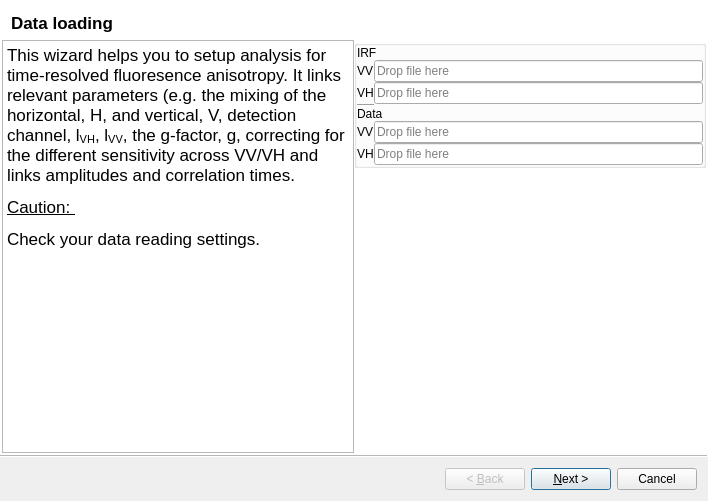
<?xml version="1.0" encoding="UTF-8"?>
<ui version="4.0">
 <class>Wizard</class>
 <widget class="QWizard" name="Wizard">
  <property name="geometry">
   <rect>
    <x>0</x>
    <y>0</y>
    <width>708</width>
    <height>501</height>
   </rect>
  </property>
  <property name="sizePolicy">
   <sizepolicy hsizetype="MinimumExpanding" vsizetype="Preferred">
    <horstretch>0</horstretch>
    <verstretch>0</verstretch>
   </sizepolicy>
  </property>
  <property name="windowTitle">
   <string>TCSPC - Anisotropy</string>
  </property>
  <property name="whatsThis">
   <string>sa</string>
  </property>
  <property name="accessibleDescription">
   <string/>
  </property>
  <property name="modal">
   <bool>false</bool>
  </property>
  <property name="wizardStyle">
   <enum>QWizard::ModernStyle</enum>
  </property>
  <widget class="QWizardPage" name="wizardPageSelectData">
   <property name="title">
    <string>Data loading</string>
   </property>
   <property name="subTitle">
    <string/>
   </property>
   <attribute name="pageId">
    <string notr="true"/>
   </attribute>
   <layout class="QGridLayout" name="gridLayout_3">
    <property name="leftMargin">
     <number>0</number>
    </property>
    <property name="topMargin">
     <number>0</number>
    </property>
    <property name="rightMargin">
     <number>0</number>
    </property>
    <property name="bottomMargin">
     <number>0</number>
    </property>
    <property name="spacing">
     <number>0</number>
    </property>
    <item row="0" column="0" rowspan="2">
     <widget class="QTextBrowser" name="textBrowser">
      <property name="sizePolicy">
       <sizepolicy hsizetype="Expanding" vsizetype="Expanding">
        <horstretch>0</horstretch>
        <verstretch>0</verstretch>
       </sizepolicy>
      </property>
      <property name="html">
       <string>&lt;!DOCTYPE HTML PUBLIC &quot;-//W3C//DTD HTML 4.0//EN&quot; &quot;http://www.w3.org/TR/REC-html40/strict.dtd&quot;&gt;
&lt;html&gt;&lt;head&gt;&lt;meta name=&quot;qrichtext&quot; content=&quot;1&quot; /&gt;&lt;style type=&quot;text/css&quot;&gt;
p, li { white-space: pre-wrap; }
&lt;/style&gt;&lt;/head&gt;&lt;body style=&quot; font-family:'.AppleSystemUIFont'; font-size:13pt; font-weight:400; font-style:normal;&quot;&gt;
&lt;p style=&quot; margin-top:12px; margin-bottom:12px; margin-left:0px; margin-right:0px; -qt-block-indent:0; text-indent:0px;&quot;&gt;This wizard helps you to setup analysis for time-resolved fluoresence anisotropy. It links relevant parameters (e.g. the mixing of the horizontal, H, and vertical, V, detection channel, l&lt;span style=&quot; vertical-align:sub;&quot;&gt;VH&lt;/span&gt;, l&lt;span style=&quot; vertical-align:sub;&quot;&gt;VV&lt;/span&gt;, the g-factor, g, correcting for the different sensitivity across VV/VH and links amplitudes and correlation times.&lt;/p&gt;
&lt;p style=&quot; margin-top:12px; margin-bottom:12px; margin-left:0px; margin-right:0px; -qt-block-indent:0; text-indent:0px;&quot;&gt;&lt;span style=&quot; text-decoration: underline;&quot;&gt;Caution: &lt;/span&gt;&lt;/p&gt;
&lt;p style=&quot; margin-top:12px; margin-bottom:12px; margin-left:0px; margin-right:0px; -qt-block-indent:0; text-indent:0px;&quot;&gt;Check your data reading settings.&lt;/p&gt;&lt;/body&gt;&lt;/html&gt;</string>
      </property>
     </widget>
    </item>
    <item row="0" column="1">
     <widget class="QGroupBox" name="groupBox_2">
      <property name="title">
       <string/>
      </property>
      <property name="checkable">
       <bool>false</bool>
      </property>
      <layout class="QVBoxLayout" name="verticalLayout">
       <property name="spacing">
        <number>0</number>
       </property>
       <property name="leftMargin">
        <number>0</number>
       </property>
       <property name="topMargin">
        <number>0</number>
       </property>
       <property name="rightMargin">
        <number>0</number>
       </property>
       <property name="bottomMargin">
        <number>0</number>
       </property>
       <item>
        <layout class="QGridLayout" name="gridLayout">
         <property name="spacing">
          <number>0</number>
         </property>
         <item row="6" column="2">
          <widget class="QLineEdit" name="lineEdit_2">
           <property name="readOnly">
            <bool>true</bool>
           </property>
           <property name="placeholderText">
            <string>Drop file here</string>
           </property>
          </widget>
         </item>
         <item row="7" column="2">
          <widget class="QLineEdit" name="lineEdit_4">
           <property name="readOnly">
            <bool>true</bool>
           </property>
           <property name="placeholderText">
            <string>Drop file here</string>
           </property>
          </widget>
         </item>
         <item row="2" column="2">
          <widget class="QLineEdit" name="lineEdit">
           <property name="text">
            <string/>
           </property>
           <property name="readOnly">
            <bool>true</bool>
           </property>
           <property name="placeholderText">
            <string>Drop file here</string>
           </property>
           <property name="clearButtonEnabled">
            <bool>false</bool>
           </property>
          </widget>
         </item>
         <item row="6" column="0">
          <widget class="QLabel" name="label_3">
           <property name="text">
            <string>VV</string>
           </property>
          </widget>
         </item>
         <item row="5" column="0" colspan="4">
          <widget class="QLabel" name="label_6">
           <property name="sizePolicy">
            <sizepolicy hsizetype="Preferred" vsizetype="Fixed">
             <horstretch>0</horstretch>
             <verstretch>0</verstretch>
            </sizepolicy>
           </property>
           <property name="text">
            <string>Data</string>
           </property>
          </widget>
         </item>
         <item row="3" column="2">
          <widget class="QLineEdit" name="lineEdit_3">
           <property name="readOnly">
            <bool>true</bool>
           </property>
           <property name="placeholderText">
            <string>Drop file here</string>
           </property>
          </widget>
         </item>
         <item row="4" column="0">
          <widget class="Line" name="line">
           <property name="orientation">
            <enum>Qt::Horizontal</enum>
           </property>
          </widget>
         </item>
         <item row="3" column="0">
          <widget class="QLabel" name="label_2">
           <property name="text">
            <string>VH</string>
           </property>
          </widget>
         </item>
         <item row="7" column="0">
          <widget class="QLabel" name="label_4">
           <property name="text">
            <string>VH</string>
           </property>
          </widget>
         </item>
         <item row="2" column="0">
          <widget class="QLabel" name="label">
           <property name="text">
            <string>VV</string>
           </property>
          </widget>
         </item>
         <item row="0" column="0" colspan="3">
          <widget class="QLabel" name="label_5">
           <property name="sizePolicy">
            <sizepolicy hsizetype="Preferred" vsizetype="Fixed">
             <horstretch>0</horstretch>
             <verstretch>0</verstretch>
            </sizepolicy>
           </property>
           <property name="text">
            <string>IRF</string>
           </property>
          </widget>
         </item>
        </layout>
       </item>
      </layout>
     </widget>
    </item>
    <item row="1" column="1">
     <spacer name="verticalSpacer_2">
      <property name="orientation">
       <enum>Qt::Vertical</enum>
      </property>
      <property name="sizeHint" stdset="0">
       <size>
        <width>20</width>
        <height>40</height>
       </size>
      </property>
     </spacer>
    </item>
   </layout>
  </widget>
  <widget class="QWizardPage" name="wizardPageNormIRF">
   <property name="title">
    <string>Normalize instrument response functions</string>
   </property>
   <property name="subTitle">
    <string/>
   </property>
   <layout class="QHBoxLayout" name="horizontalLayout">
    <property name="spacing">
     <number>0</number>
    </property>
    <property name="leftMargin">
     <number>0</number>
    </property>
    <property name="topMargin">
     <number>0</number>
    </property>
    <property name="rightMargin">
     <number>0</number>
    </property>
    <property name="bottomMargin">
     <number>0</number>
    </property>
    <item>
     <widget class="QTextEdit" name="textEdit_2">
      <property name="sizePolicy">
       <sizepolicy hsizetype="Expanding" vsizetype="Expanding">
        <horstretch>0</horstretch>
        <verstretch>0</verstretch>
       </sizepolicy>
      </property>
      <property name="html">
       <string>&lt;!DOCTYPE HTML PUBLIC &quot;-//W3C//DTD HTML 4.0//EN&quot; &quot;http://www.w3.org/TR/REC-html40/strict.dtd&quot;&gt;
&lt;html&gt;&lt;head&gt;&lt;meta name=&quot;qrichtext&quot; content=&quot;1&quot; /&gt;&lt;style type=&quot;text/css&quot;&gt;
p, li { white-space: pre-wrap; }
&lt;/style&gt;&lt;/head&gt;&lt;body style=&quot; font-family:'.AppleSystemUIFont'; font-size:13pt; font-weight:400; font-style:normal;&quot;&gt;
&lt;p style=&quot; margin-top:12px; margin-bottom:12px; margin-left:0px; margin-right:0px; -qt-block-indent:0; text-indent:0px;&quot;&gt;For global fitting of fluorescence anisotropy data collected with two seperate detectors (as done on a microscope), the instrument response functions (IRFs) have to be normalized with respected to the total photon number after background removal.&lt;/p&gt;
&lt;p style=&quot; margin-top:12px; margin-bottom:12px; margin-left:0px; margin-right:0px; -qt-block-indent:0; text-indent:0px;&quot;&gt;Move the slider into the IRF background and check the shape of the background corrected IRFs.&lt;/p&gt;&lt;/body&gt;&lt;/html&gt;</string>
      </property>
     </widget>
    </item>
    <item>
     <layout class="QGridLayout" name="gridLayout_4">
      <property name="spacing">
       <number>0</number>
      </property>
      <item row="1" column="0">
       <widget class="QLabel" name="label_7">
        <property name="text">
         <string>Bg channels</string>
        </property>
       </widget>
      </item>
      <item row="1" column="1">
       <widget class="QSpinBox" name="spinBox">
        <property name="enabled">
         <bool>true</bool>
        </property>
        <property name="maximum">
         <number>99999</number>
        </property>
       </widget>
      </item>
      <item row="1" column="2">
       <widget class="QSpinBox" name="spinBox_2">
        <property name="enabled">
         <bool>true</bool>
        </property>
        <property name="maximum">
         <number>99999</number>
        </property>
       </widget>
      </item>
      <item row="0" column="0" colspan="3">
       <layout class="QVBoxLayout" name="verticalLayout_3">
        <property name="spacing">
         <number>0</number>
        </property>
       </layout>
      </item>
     </layout>
    </item>
   </layout>
  </widget>
  <widget class="QWizardPage" name="wizardPageCorrections">
   <property name="title">
    <string>Correction factors</string>
   </property>
   <property name="subTitle">
    <string/>
   </property>
   <layout class="QGridLayout" name="gridLayout_2">
    <property name="leftMargin">
     <number>0</number>
    </property>
    <property name="topMargin">
     <number>0</number>
    </property>
    <property name="rightMargin">
     <number>0</number>
    </property>
    <property name="bottomMargin">
     <number>0</number>
    </property>
    <property name="horizontalSpacing">
     <number>0</number>
    </property>
    <item row="0" column="0">
     <widget class="QTextEdit" name="textEdit">
      <property name="sizePolicy">
       <sizepolicy hsizetype="Expanding" vsizetype="Expanding">
        <horstretch>0</horstretch>
        <verstretch>0</verstretch>
       </sizepolicy>
      </property>
      <property name="html">
       <string>&lt;!DOCTYPE HTML PUBLIC &quot;-//W3C//DTD HTML 4.0//EN&quot; &quot;http://www.w3.org/TR/REC-html40/strict.dtd&quot;&gt;
&lt;html&gt;&lt;head&gt;&lt;meta name=&quot;qrichtext&quot; content=&quot;1&quot; /&gt;&lt;style type=&quot;text/css&quot;&gt;
p, li { white-space: pre-wrap; }
&lt;/style&gt;&lt;/head&gt;&lt;body style=&quot; font-family:'.AppleSystemUIFont'; font-size:13pt; font-weight:400; font-style:normal;&quot;&gt;
&lt;p style=&quot; margin-top:12px; margin-bottom:12px; margin-left:0px; margin-right:0px; -qt-block-indent:0; text-indent:0px;&quot;&gt;The correction factors g corrects for the different sensitivty for detecting parallel and perpendicular light. The correction factors l1 and l2 describe the mixing between the parallel and the perpendicular detection channel. The correction factors are important particuallary when using high NA objectives. &lt;/p&gt;
&lt;p style=&quot; margin-top:12px; margin-bottom:12px; margin-left:0px; margin-right:0px; -qt-block-indent:0; text-indent:0px;&quot;&gt;References&lt;/p&gt;
&lt;p style=&quot; margin-top:12px; margin-bottom:12px; margin-left:0px; margin-right:0px; -qt-block-indent:0; text-indent:0px;&quot;&gt;* Time-Dependent Fluorescence Depolarization Analysis in Three-Dimensional Microspectroscopy; M Koshioka, K Sasaki, and H Masuhara; Appl. Spect., Vol. 49, Issue 2, pp. 224-228 (1995); &lt;a href=&quot;https://opg.optica.org/as/viewmedia.cfm?uri=as-49-2-224 &quot;&gt;&lt;span style=&quot; text-decoration: underline; color:#0068da;&quot;&gt;LINK&lt;/span&gt;&lt;/a&gt;&lt;/p&gt;
&lt;p style=&quot; margin-top:12px; margin-bottom:12px; margin-left:0px; margin-right:0px; -qt-block-indent:0; text-indent:0px;&quot;&gt;* Analyzing Receptor Assemblies in the Cell Membrane Using Fluorescence Anisotropy Imaging with TIRF Microscopy; M Erdelyi, J Simon, E A Barnard, C F Kaminski; PLOSOne, 2014 &lt;a href=&quot;https://journals.plos.org/plosone/article?id=10.1371/journal.pone.0100526 &quot;&gt;&lt;span style=&quot; text-decoration: underline; color:#0068da;&quot;&gt;LINK&lt;/span&gt;&lt;/a&gt;&lt;/p&gt;
&lt;p style=&quot; margin-top:12px; margin-bottom:12px; margin-left:0px; margin-right:0px; -qt-block-indent:0; text-indent:0px;&quot;&gt;Caution&lt;/p&gt;
&lt;p style=&quot; margin-top:12px; margin-bottom:12px; margin-left:0px; margin-right:0px; -qt-block-indent:0; text-indent:0px;&quot;&gt;The model convolved with the IRF. Thus, a change in the IRF changes the number of photons in the model.&lt;/p&gt;&lt;/body&gt;&lt;/html&gt;</string>
      </property>
     </widget>
    </item>
    <item row="0" column="1">
     <layout class="QVBoxLayout" name="verticalLayout_2"/>
    </item>
   </layout>
  </widget>
  <widget class="QWizardPage" name="wizardPageComponents">
   <property name="title">
    <string>Add lifetime &amp; rotational components</string>
   </property>
   <layout class="QGridLayout" name="gridLayout_6">
    <property name="leftMargin">
     <number>0</number>
    </property>
    <property name="topMargin">
     <number>0</number>
    </property>
    <property name="rightMargin">
     <number>0</number>
    </property>
    <property name="bottomMargin">
     <number>0</number>
    </property>
    <property name="spacing">
     <number>0</number>
    </property>
    <item row="0" column="1">
     <widget class="QLabel" name="label_14">
      <property name="text">
       <string>Settings</string>
      </property>
     </widget>
    </item>
    <item row="3" column="1" colspan="4">
     <widget class="QTableWidget" name="tableWidget">
      <property name="sizePolicy">
       <sizepolicy hsizetype="Expanding" vsizetype="MinimumExpanding">
        <horstretch>0</horstretch>
        <verstretch>0</verstretch>
       </sizepolicy>
      </property>
      <property name="toolTip">
       <string>Double click to delete. 
Single click to edit.</string>
      </property>
      <property name="editTriggers">
       <set>QAbstractItemView::AnyKeyPressed|QAbstractItemView::EditKeyPressed|QAbstractItemView::SelectedClicked</set>
      </property>
      <property name="sortingEnabled">
       <bool>true</bool>
      </property>
      <attribute name="horizontalHeaderStretchLastSection">
       <bool>true</bool>
      </attribute>
      <column>
       <property name="text">
        <string>Amplitude</string>
       </property>
      </column>
      <column>
       <property name="text">
        <string>Lifetime</string>
       </property>
      </column>
     </widget>
    </item>
    <item row="5" column="1" colspan="4">
     <widget class="QTableWidget" name="tableWidget_2">
      <property name="sizePolicy">
       <sizepolicy hsizetype="Expanding" vsizetype="MinimumExpanding">
        <horstretch>0</horstretch>
        <verstretch>0</verstretch>
       </sizepolicy>
      </property>
      <property name="toolTip">
       <string>Double click to delete. 
Single click to edit.</string>
      </property>
      <property name="sizeAdjustPolicy">
       <enum>QAbstractScrollArea::AdjustToContentsOnFirstShow</enum>
      </property>
      <property name="editTriggers">
       <set>QAbstractItemView::AnyKeyPressed|QAbstractItemView::EditKeyPressed|QAbstractItemView::SelectedClicked</set>
      </property>
      <property name="sortingEnabled">
       <bool>true</bool>
      </property>
      <attribute name="horizontalHeaderStretchLastSection">
       <bool>true</bool>
      </attribute>
      <column>
       <property name="text">
        <string>Amplitude</string>
       </property>
      </column>
      <column>
       <property name="text">
        <string>Rot. corr. time</string>
       </property>
      </column>
     </widget>
    </item>
    <item row="4" column="1" colspan="4">
     <layout class="QGridLayout" name="gridLayout_7">
      <property name="spacing">
       <number>0</number>
      </property>
      <item row="2" column="0">
       <widget class="QLabel" name="label_11">
        <property name="text">
         <string>Rotation</string>
        </property>
       </widget>
      </item>
      <item row="0" column="2">
       <widget class="QLabel" name="label_13">
        <property name="text">
         <string>Rot. corr. time [ns]</string>
        </property>
       </widget>
      </item>
      <item row="0" column="1">
       <widget class="QLabel" name="label_12">
        <property name="sizePolicy">
         <sizepolicy hsizetype="MinimumExpanding" vsizetype="Minimum">
          <horstretch>0</horstretch>
          <verstretch>0</verstretch>
         </sizepolicy>
        </property>
        <property name="text">
         <string>Amplitude</string>
        </property>
       </widget>
      </item>
      <item row="2" column="1">
       <widget class="QDoubleSpinBox" name="doubleSpinBox_4">
        <property name="sizePolicy">
         <sizepolicy hsizetype="MinimumExpanding" vsizetype="Fixed">
          <horstretch>0</horstretch>
          <verstretch>0</verstretch>
         </sizepolicy>
        </property>
        <property name="decimals">
         <number>3</number>
        </property>
        <property name="minimum">
         <double>0.001000000000000</double>
        </property>
        <property name="maximum">
         <double>1.000000000000000</double>
        </property>
        <property name="value">
         <double>0.500000000000000</double>
        </property>
       </widget>
      </item>
      <item row="2" column="2">
       <widget class="QDoubleSpinBox" name="doubleSpinBox_3">
        <property name="sizePolicy">
         <sizepolicy hsizetype="MinimumExpanding" vsizetype="Fixed">
          <horstretch>0</horstretch>
          <verstretch>0</verstretch>
         </sizepolicy>
        </property>
        <property name="minimum">
         <double>0.000000000000000</double>
        </property>
        <property name="maximum">
         <double>100.000000000000000</double>
        </property>
        <property name="singleStep">
         <double>0.100000000000000</double>
        </property>
        <property name="value">
         <double>0.150000000000000</double>
        </property>
       </widget>
      </item>
      <item row="1" column="4" rowspan="2">
       <widget class="QToolButton" name="toolButton_2">
        <property name="sizePolicy">
         <sizepolicy hsizetype="Minimum" vsizetype="Minimum">
          <horstretch>0</horstretch>
          <verstretch>0</verstretch>
         </sizepolicy>
        </property>
        <property name="text">
         <string>add</string>
        </property>
       </widget>
      </item>
     </layout>
    </item>
    <item row="2" column="1" colspan="4">
     <layout class="QGridLayout" name="gridLayout_5">
      <property name="spacing">
       <number>0</number>
      </property>
      <item row="3" column="0">
       <widget class="QLabel" name="label_8">
        <property name="text">
         <string>Lifetime</string>
        </property>
       </widget>
      </item>
      <item row="0" column="2">
       <widget class="QLabel" name="label_10">
        <property name="text">
         <string>Fluorescence lifetime [ns]</string>
        </property>
       </widget>
      </item>
      <item row="0" column="1">
       <widget class="QLabel" name="label_9">
        <property name="sizePolicy">
         <sizepolicy hsizetype="Minimum" vsizetype="Preferred">
          <horstretch>0</horstretch>
          <verstretch>0</verstretch>
         </sizepolicy>
        </property>
        <property name="text">
         <string>Amplitude</string>
        </property>
       </widget>
      </item>
      <item row="3" column="1">
       <widget class="QDoubleSpinBox" name="doubleSpinBox_2">
        <property name="sizePolicy">
         <sizepolicy hsizetype="MinimumExpanding" vsizetype="Fixed">
          <horstretch>0</horstretch>
          <verstretch>0</verstretch>
         </sizepolicy>
        </property>
        <property name="decimals">
         <number>3</number>
        </property>
        <property name="minimum">
         <double>0.001000000000000</double>
        </property>
        <property name="maximum">
         <double>1.000000000000000</double>
        </property>
        <property name="singleStep">
         <double>0.100000000000000</double>
        </property>
        <property name="value">
         <double>0.500000000000000</double>
        </property>
       </widget>
      </item>
      <item row="3" column="2">
       <widget class="QDoubleSpinBox" name="doubleSpinBox">
        <property name="sizePolicy">
         <sizepolicy hsizetype="MinimumExpanding" vsizetype="Fixed">
          <horstretch>0</horstretch>
          <verstretch>0</verstretch>
         </sizepolicy>
        </property>
        <property name="decimals">
         <number>3</number>
        </property>
        <property name="minimum">
         <double>0.001000000000000</double>
        </property>
        <property name="singleStep">
         <double>0.100000000000000</double>
        </property>
        <property name="value">
         <double>2.500000000000000</double>
        </property>
       </widget>
      </item>
      <item row="1" column="5" rowspan="4">
       <widget class="QToolButton" name="toolButton">
        <property name="sizePolicy">
         <sizepolicy hsizetype="Minimum" vsizetype="Minimum">
          <horstretch>0</horstretch>
          <verstretch>0</verstretch>
         </sizepolicy>
        </property>
        <property name="text">
         <string>add</string>
        </property>
       </widget>
      </item>
     </layout>
    </item>
    <item row="0" column="3">
     <widget class="QToolButton" name="toolButton_4">
      <property name="enabled">
       <bool>true</bool>
      </property>
      <property name="text">
       <string>save</string>
      </property>
     </widget>
    </item>
    <item row="0" column="2">
     <widget class="QLineEdit" name="lineEdit_5"/>
    </item>
    <item row="0" column="4">
     <widget class="QToolButton" name="toolButton_3">
      <property name="text">
       <string>load</string>
      </property>
     </widget>
    </item>
    <item row="0" column="0" rowspan="6">
     <widget class="QTextBrowser" name="textBrowser_2">
      <property name="html">
       <string>&lt;!DOCTYPE HTML PUBLIC &quot;-//W3C//DTD HTML 4.0//EN&quot; &quot;http://www.w3.org/TR/REC-html40/strict.dtd&quot;&gt;
&lt;html&gt;&lt;head&gt;&lt;meta name=&quot;qrichtext&quot; content=&quot;1&quot; /&gt;&lt;style type=&quot;text/css&quot;&gt;
p, li { white-space: pre-wrap; }
&lt;/style&gt;&lt;/head&gt;&lt;body style=&quot; font-family:'.AppleSystemUIFont'; font-size:13pt; font-weight:400; font-style:normal;&quot;&gt;
&lt;p style=&quot; margin-top:0px; margin-bottom:0px; margin-left:0px; margin-right:0px; -qt-block-indent:0; text-indent:0px;&quot;&gt;Add fluorescence lifetime components and rotational correlation times. &lt;/p&gt;
&lt;p style=&quot;-qt-paragraph-type:empty; margin-top:0px; margin-bottom:0px; margin-left:0px; margin-right:0px; -qt-block-indent:0; text-indent:0px;&quot;&gt;&lt;br /&gt;&lt;/p&gt;
&lt;p style=&quot; margin-top:0px; margin-bottom:0px; margin-left:0px; margin-right:0px; -qt-block-indent:0; text-indent:0px;&quot;&gt;The values you enter will be the initial values of the analysis.&lt;/p&gt;&lt;/body&gt;&lt;/html&gt;</string>
      </property>
     </widget>
    </item>
   </layout>
  </widget>
  <action name="actionLoad_IRF">
   <property name="text">
    <string>Load IRF VV</string>
   </property>
   <property name="toolTip">
    <string>Load IRF</string>
   </property>
  </action>
  <action name="actionLoad_Data">
   <property name="text">
    <string>Load Data VV</string>
   </property>
   <property name="toolTip">
    <string>Load Data</string>
   </property>
  </action>
  <action name="actionAdd_Lifetime">
   <property name="text">
    <string>Add Lifetime</string>
   </property>
  </action>
  <action name="actionAdd_Rotation">
   <property name="text">
    <string>Add Rotation</string>
   </property>
  </action>
  <action name="actionRemove_Lifetime">
   <property name="text">
    <string>Remove Lifetime</string>
   </property>
  </action>
  <action name="actionRemove_Rotation">
   <property name="text">
    <string>Remove Rotation</string>
   </property>
  </action>
  <action name="actionCreate_Fits">
   <property name="text">
    <string>Create Fits</string>
   </property>
  </action>
  <action name="actionRegionChanged">
   <property name="text">
    <string>Region Changed</string>
   </property>
  </action>
  <action name="actionLoad_Lifetimes">
   <property name="text">
    <string>Load Lifetimes</string>
   </property>
  </action>
  <action name="actionSave_Lifetime">
   <property name="text">
    <string>Save Lifetime</string>
   </property>
  </action>
 </widget>
 <resources>
  <include location="../gui/resources/resource.qrc"/>
 </resources>
 <connections>
  <connection>
   <sender>toolButton</sender>
   <signal>clicked()</signal>
   <receiver>actionAdd_Lifetime</receiver>
   <slot>trigger()</slot>
   <hints>
    <hint type="sourcelabel">
     <x>729</x>
     <y>78</y>
    </hint>
    <hint type="destinationlabel">
     <x>-1</x>
     <y>-1</y>
    </hint>
   </hints>
  </connection>
  <connection>
   <sender>toolButton_2</sender>
   <signal>clicked()</signal>
   <receiver>actionAdd_Rotation</receiver>
   <slot>trigger()</slot>
   <hints>
    <hint type="sourcelabel">
     <x>741</x>
     <y>88</y>
    </hint>
    <hint type="destinationlabel">
     <x>-1</x>
     <y>-1</y>
    </hint>
   </hints>
  </connection>
  <connection>
   <sender>tableWidget</sender>
   <signal>cellDoubleClicked(int,int)</signal>
   <receiver>actionRemove_Lifetime</receiver>
   <slot>trigger()</slot>
   <hints>
    <hint type="sourcelabel">
     <x>569</x>
     <y>196</y>
    </hint>
    <hint type="destinationlabel">
     <x>-1</x>
     <y>-1</y>
    </hint>
   </hints>
  </connection>
  <connection>
   <sender>tableWidget_2</sender>
   <signal>cellDoubleClicked(int,int)</signal>
   <receiver>actionRemove_Rotation</receiver>
   <slot>trigger()</slot>
   <hints>
    <hint type="sourcelabel">
     <x>569</x>
     <y>361</y>
    </hint>
    <hint type="destinationlabel">
     <x>-1</x>
     <y>-1</y>
    </hint>
   </hints>
  </connection>
  <connection>
   <sender>lineEdit</sender>
   <signal>textChanged(QString)</signal>
   <receiver>actionLoad_IRF</receiver>
   <slot>trigger()</slot>
   <hints>
    <hint type="sourcelabel">
     <x>560</x>
     <y>69</y>
    </hint>
    <hint type="destinationlabel">
     <x>-1</x>
     <y>-1</y>
    </hint>
   </hints>
  </connection>
  <connection>
   <sender>lineEdit_3</sender>
   <signal>textChanged(QString)</signal>
   <receiver>actionLoad_IRF</receiver>
   <slot>trigger()</slot>
   <hints>
    <hint type="sourcelabel">
     <x>560</x>
     <y>90</y>
    </hint>
    <hint type="destinationlabel">
     <x>-1</x>
     <y>-1</y>
    </hint>
   </hints>
  </connection>
  <connection>
   <sender>lineEdit_2</sender>
   <signal>textChanged(QString)</signal>
   <receiver>actionLoad_Data</receiver>
   <slot>trigger()</slot>
   <hints>
    <hint type="sourcelabel">
     <x>560</x>
     <y>129</y>
    </hint>
    <hint type="destinationlabel">
     <x>-1</x>
     <y>-1</y>
    </hint>
   </hints>
  </connection>
  <connection>
   <sender>lineEdit_4</sender>
   <signal>textChanged(QString)</signal>
   <receiver>actionLoad_Data</receiver>
   <slot>trigger()</slot>
   <hints>
    <hint type="sourcelabel">
     <x>560</x>
     <y>150</y>
    </hint>
    <hint type="destinationlabel">
     <x>-1</x>
     <y>-1</y>
    </hint>
   </hints>
  </connection>
  <connection>
   <sender>spinBox</sender>
   <signal>valueChanged(int)</signal>
   <receiver>actionRegionChanged</receiver>
   <slot>trigger()</slot>
   <hints>
    <hint type="sourcelabel">
     <x>581</x>
     <y>454</y>
    </hint>
    <hint type="destinationlabel">
     <x>-1</x>
     <y>-1</y>
    </hint>
   </hints>
  </connection>
  <connection>
   <sender>spinBox_2</sender>
   <signal>valueChanged(int)</signal>
   <receiver>actionRegionChanged</receiver>
   <slot>trigger()</slot>
   <hints>
    <hint type="sourcelabel">
     <x>710</x>
     <y>454</y>
    </hint>
    <hint type="destinationlabel">
     <x>-1</x>
     <y>-1</y>
    </hint>
   </hints>
  </connection>
  <connection>
   <sender>toolButton_3</sender>
   <signal>clicked()</signal>
   <receiver>actionLoad_Lifetimes</receiver>
   <slot>trigger()</slot>
   <hints>
    <hint type="sourcelabel">
     <x>789</x>
     <y>49</y>
    </hint>
    <hint type="destinationlabel">
     <x>-1</x>
     <y>-1</y>
    </hint>
   </hints>
  </connection>
  <connection>
   <sender>toolButton_4</sender>
   <signal>clicked()</signal>
   <receiver>actionSave_Lifetime</receiver>
   <slot>trigger()</slot>
   <hints>
    <hint type="sourcelabel">
     <x>751</x>
     <y>49</y>
    </hint>
    <hint type="destinationlabel">
     <x>-1</x>
     <y>-1</y>
    </hint>
   </hints>
  </connection>
 </connections>
</ui>
